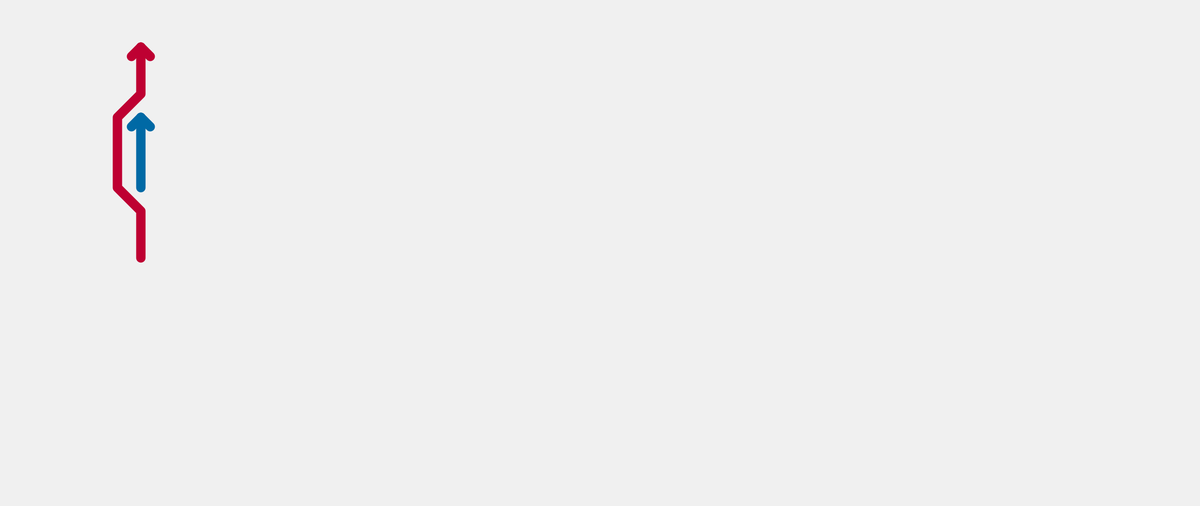
Frame 1 (no input)
Frame 2 (the mouse pressed at the canvas centre, redrawn once): identical to frame 1, image omitted

The Processing sketch that drew this single still picture (run headless with seeded random() and noise(); the mouse was pressed at the canvas centre and the sketch redrawn once):

// Processing sketch: sorpasso_il
// ── sorpasso_il.pde
// Manuale di Programmazione Cinematografica
// Daniele Olmisani, 2015

// Il Sorpasso

final color PAPER = color(240);
final color INK1 = color(0, 105, 165);
final color INK2 = color(190, 0, 50);

final float STROKE = 20.0;

void setup() {
  size(2560, 1080);
  noLoop();
}

void draw() {
  
  background(PAPER);
  
  strokeWeight(STROKE);
  strokeJoin(ROUND);
  strokeCap(ROUND);
  
  noFill();
  
  stroke(INK1);
  line(300, 400, 300, 250);
  line(300, 250, 300-STROKE, 250+STROKE);
  line(300, 250, 300+STROKE, 250+STROKE);
  
  stroke(INK2);
  beginShape();
    vertex(300, 550); vertex(300, 450);
    vertex(250, 400); vertex(250, 250);
    vertex(250, 250); vertex(300, 200);
    vertex(300, 100);
  endShape();
  line(300, 100, 300-STROKE, 100+STROKE);
  line(300, 100, 300+STROKE, 100+STROKE);
  
  save("il-sorpasso.png");
}
